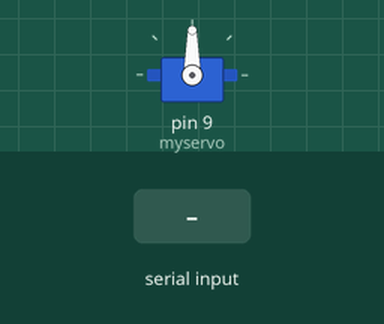
Recording of a sketch running on a simulated Arduino Uno, built with avr-gcc and run on an emulated ATmega328P. On the bench: servo. Inputs (shaded band) come from the test bench.

Above: at 1.2 s.
1.3 s: "30,150\n" received over Serial
At 2.1 s:
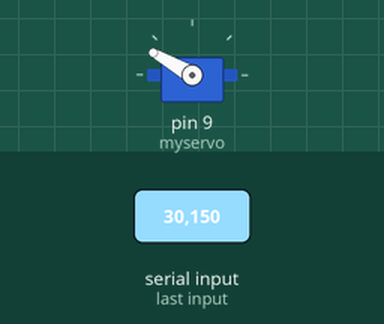
At 3.5 s:
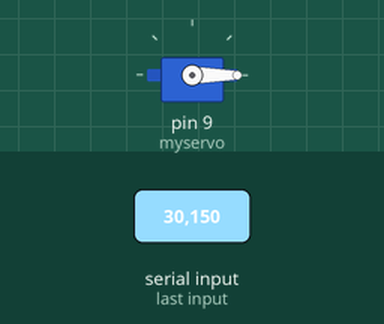
3.8 s: "90,45\n" received over Serial
At 4.1 s:
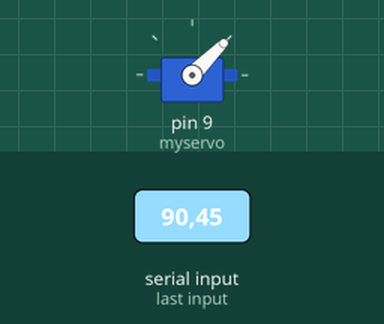
Timing chart, 0 to 6.8 s (numbered marks = the images above; inputs shaded):
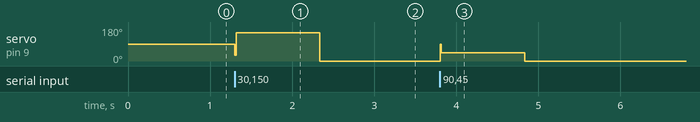

The sketch:

week3_exp2.ino
```cpp
#include <Servo.h>

Servo myservo;      // to control a servo
int pos = 0;        // variable to store the servo position

void setup() {
  Serial.begin(9600);
  myservo.attach(9);  // attaches the servo on pin 9
}

void loop() {
  // Check if data is available to read from Python
  if (Serial.available() > 0) {
    // Read the incoming integer
    int angle = Serial.parseInt();

    // Ensure the angle is within safe servo limits
    if (angle >= 0 && angle <= 180) {
      myservo.write(angle);
      delay(15);
    }
  }
}
```

Measured:
- after the input at 1.3 s, servo on pin 9 (myservo): 90° → 150° at once, → 0° 1.0 s later
- after the input at 3.8 s, servo on pin 9 (myservo): 0° → 45° at once, → 0° 1.0 s later
